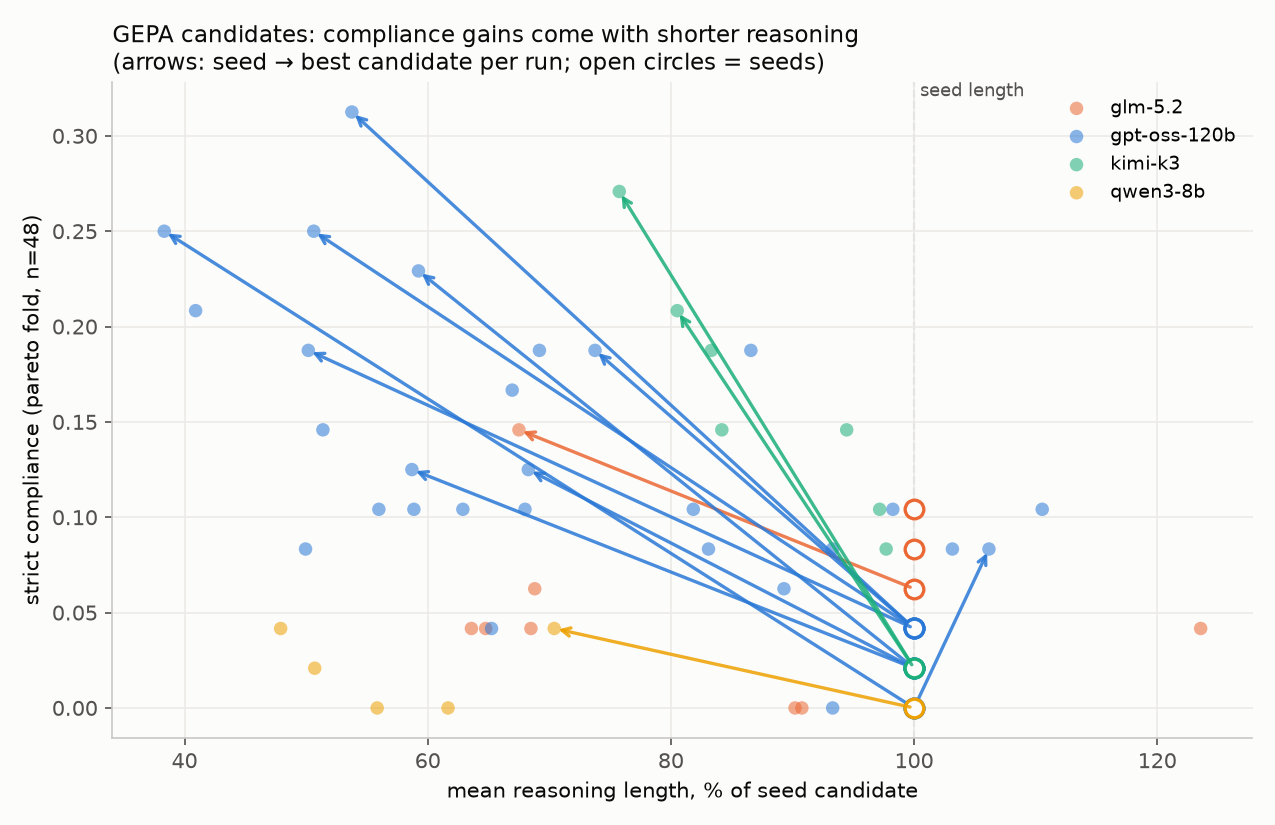

Here is the Python script that generated this plot:
"""Controllability vs reasoning length across GEPA candidates (old runs).

For every old run with per-candidate reasoning stats, plot each candidate's
strict compliance (pareto fold) against its mean reasoning length relative to
that run's seed candidate (=100%). An arrow connects seed -> best candidate
(by pareto mean) per run. Saves the figure + extracted data next to this file.

    python gepa/analysis/compliance_vs_reasoning.py
"""

import json
from pathlib import Path

import matplotlib.pyplot as plt

HERE = Path(__file__).parent
OLD_RUNS = HERE.parent / "old_runs"

MODEL_COLORS = {  # fixed categorical order (validated palette slots 1-4)
    "gpt-oss-120b": "#2a78d6",
    "glm-5.2": "#eb6834",
    "kimi-k3": "#1baf7a",
    "qwen3-8b": "#eda100",
}


def model_of(run_name: str) -> str:
    for prefix, model in [("gptoss", "gpt-oss-120b"), ("glm52", "glm-5.2"),
                          ("kimik3", "kimi-k3"), ("qwen8b", "qwen3-8b")]:
        if run_name.startswith(prefix):
            return model
    return "other"


def main():
    rows = []
    for d in sorted(OLD_RUNS.iterdir()):
        cj = d / "candidates.json"
        if not cj.is_file():
            continue
        cands = json.loads(cj.read_text())
        if not cands or any("pareto_reasoning_chars" not in c for c in cands):
            continue
        seed_chars = cands[0]["pareto_reasoning_chars"]
        best_id = max(cands, key=lambda c: c["pareto_mean"])["id"]
        for c in cands:
            rows.append({
                "run": d.name,
                "model": model_of(d.name),
                "cand_id": c["id"],
                "is_seed": c["id"] == 0,
                "is_best": c["id"] == best_id,
                "strict": c["pareto_compliance"],
                "chars": c["pareto_reasoning_chars"],
                "rel_chars": 100 * c["pareto_reasoning_chars"] / seed_chars,
            })
    (HERE / "compliance_vs_reasoning_data.json").write_text(json.dumps(rows, indent=1))

    fig, ax = plt.subplots(figsize=(8.5, 5.5), dpi=150)
    fig.patch.set_facecolor("#fcfcfb")
    ax.set_facecolor("#fcfcfb")

    by_run = {}
    for r in rows:
        by_run.setdefault(r["run"], []).append(r)

    seen_models = set()
    for run, rs in by_run.items():
        color = MODEL_COLORS.get(rs[0]["model"], "#52514e")
        seed = next(r for r in rs if r["is_seed"])
        best = next(r for r in rs if r["is_best"])
        label = rs[0]["model"] if rs[0]["model"] not in seen_models else None
        seen_models.add(rs[0]["model"])
        xs = [r["rel_chars"] for r in rs]
        ys = [r["strict"] for r in rs]
        ax.scatter(xs, ys, s=42, color=color, alpha=0.55, edgecolors="none", label=label)
        ax.scatter([seed["rel_chars"]], [seed["strict"]], s=80, facecolors="#fcfcfb",
                   edgecolors=color, linewidths=1.6, zorder=3)
        if best["cand_id"] != seed["cand_id"]:
            ax.annotate(
                "", xy=(best["rel_chars"], best["strict"]),
                xytext=(seed["rel_chars"], seed["strict"]),
                arrowprops=dict(arrowstyle="->", color=color, lw=1.6, alpha=0.85),
            )

    ax.axvline(100, color="#c9c8c4", lw=1, ls="--", zorder=0)
    ax.text(100, ax.get_ylim()[1], " seed length", color="#52514e", fontsize=8.5,
            va="top", ha="left")
    ax.set_xlabel("mean reasoning length, % of seed candidate", color="#0b0b0b")
    ax.set_ylabel("strict compliance (pareto fold, n=48)", color="#0b0b0b")
    ax.set_title("GEPA candidates: compliance gains come with shorter reasoning\n"
                 "(arrows: seed → best candidate per run; open circles = seeds)",
                 color="#0b0b0b", fontsize=11, loc="left")
    ax.grid(True, color="#eceae6", lw=0.8)
    ax.set_axisbelow(True)
    for s in ("top", "right"):
        ax.spines[s].set_visible(False)
    for s in ("left", "bottom"):
        ax.spines[s].set_color("#c9c8c4")
    ax.tick_params(colors="#52514e")
    ax.legend(frameon=False, loc="upper right", fontsize=9)

    out = HERE / "compliance_vs_reasoning.png"
    fig.tight_layout()
    fig.savefig(out, facecolor=fig.get_facecolor())
    print(f"saved {out} ({len(rows)} candidates from {len(by_run)} runs)")


if __name__ == "__main__":
    main()
